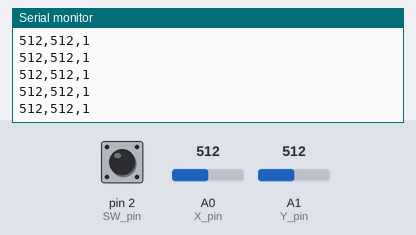
A sketch run on a simulated Arduino Uno, built with avr-gcc and run on an emulated ATmega328P. Shown: the last lines printed to the serial monitor. The inputs (shaded band) are chosen by the test bench; at power-on: A1 (Y_pin) = 512, A0 (X_pin) = 512, pin 2 (SW_pin) HIGH.

Above: at 4.2 s.
4.3 s: A1 (Y_pin) set to 987
At 4.8 s:
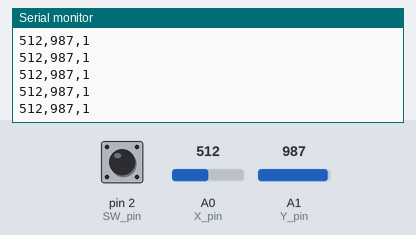
7.3 s: A1 (Y_pin) set to 1007
At 8.0 s:
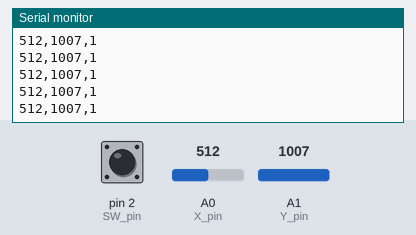
11.9 s: A0 (X_pin) set to 110
At 12.9 s:
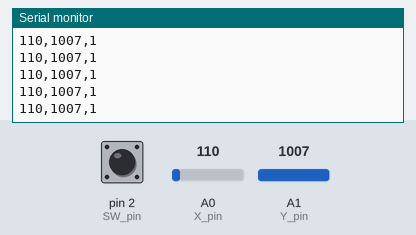
14.9 s: A0 (X_pin) set to 92
At 15.7 s:
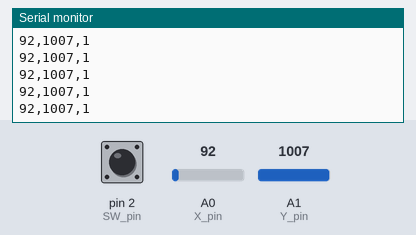
Timing chart, 0 to 17.4 s (numbered marks = the images above; inputs shaded):
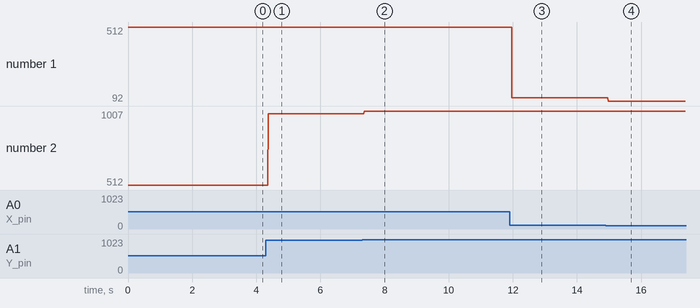

The sketch:

joystick_Module.ino
```cpp
// Digital pins
const int SW_pin = 2;
const int X_pin = 0;

// Analog pins
const int Y_pin = 1;

void setup() {
  // put your setup code here, to run once:
  pinMode(SW_pin, INPUT);
  digitalWrite(SW_pin, HIGH);
  Serial.begin(9600);

}

void loop() {
  // put your main code here, to run repeatedly:

  // For me
  //  Serial.print("X: ");
  //  Serial.print(analogRead(X_pin));
  //  Serial.print(" Y: ");
  //  Serial.print(analogRead(Y_pin));
  //  Serial.print(" Z: ");
  //  Serial.println(digitalRead(SW_pin));

  // For processing
  // "," is the limitor of data, "\n" means the end of the row of data
  Serial.print(analogRead(X_pin));
  Serial.print(",");
  Serial.print(analogRead(Y_pin));
  Serial.print(",");
  Serial.println(digitalRead(SW_pin));
  //delay(50);
}
```

Measured:
- after the input at 4.3 s, the serial monitor: prints a new line after 0.07 s (image 1)
- after the input at 7.3 s, the serial monitor: prints a new line after 0.07 s (image 2)
- after the input at 11.9 s, the serial monitor: prints a new line after 0.07 s (image 3)
- after the input at 14.9 s, the serial monitor: prints a new line after 0.07 s (image 4)
- plotted number 1: 512 → 110 after the input at 11.9 s, 110 → 92 after the input at 14.9 s
- plotted number 2: 512 → 987 after the input at 4.3 s, 987 → 1007 after the input at 7.3 s
